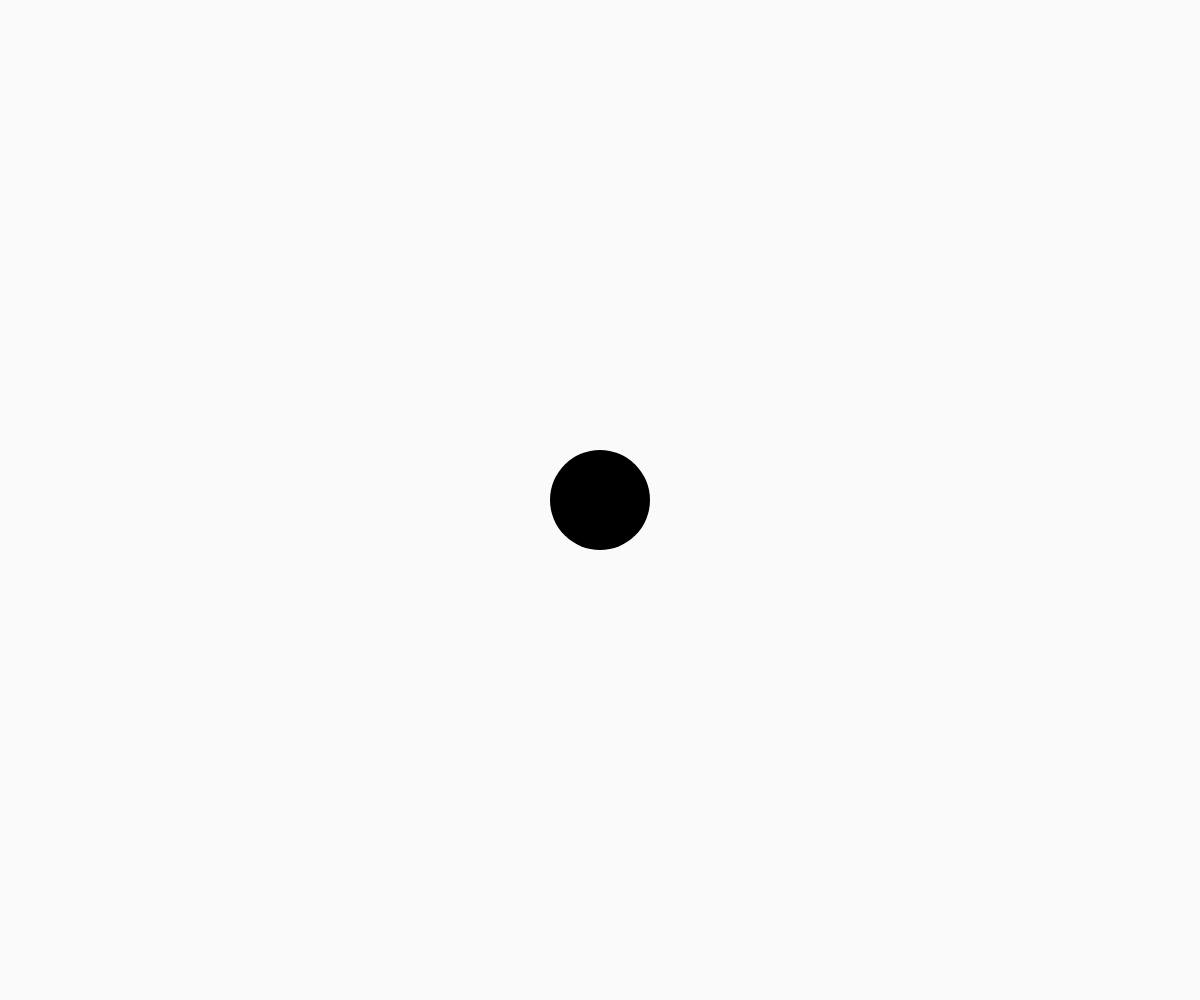
Frame 1 (no input)
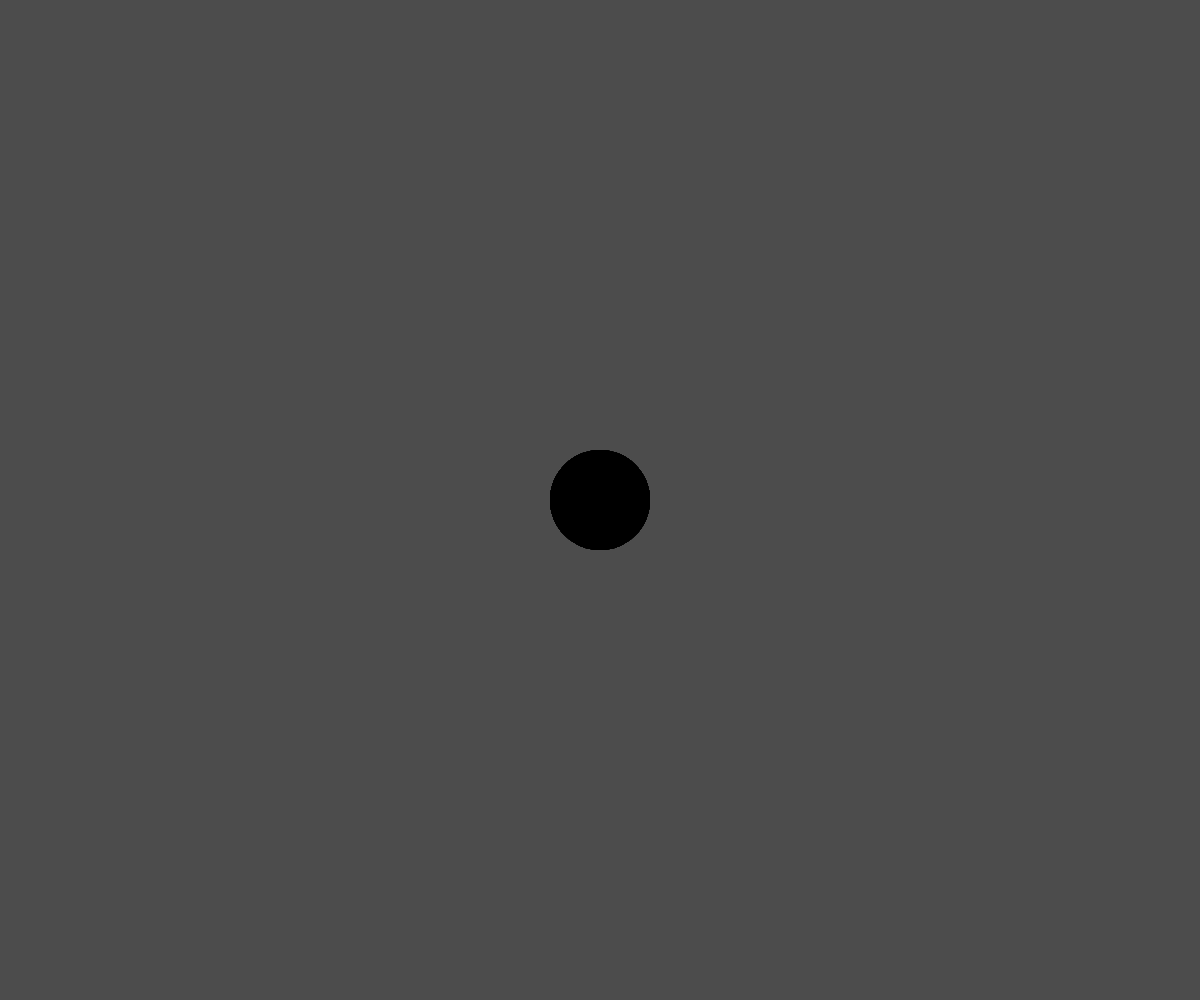
Frame 60 (no input)
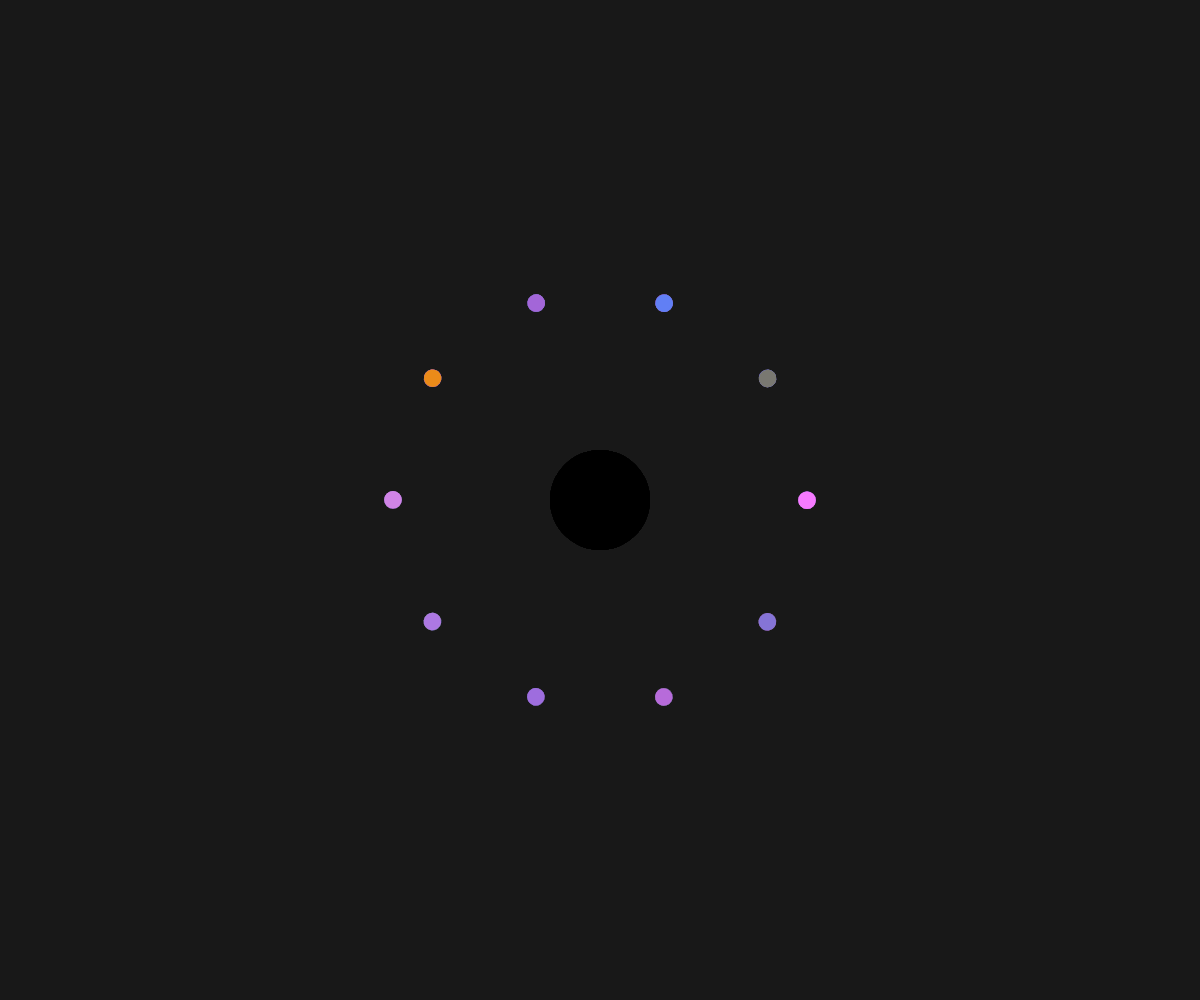
Frame 120 (the mouse pressed at the canvas centre since frame 60)

The p5.js sketch that drew these frames (run headless with seeded random() and noise() and a simulated clock; from frame 60 on, the mouse is pressed at the canvas centre):

// p5.js sketch
// ── sketch.js
// Planets and Moons
// Adela
// 3/26/2026
//
// Extra for Experts:
// - describe what you did to take this project "above and beyond"

//Global variables
let myPlanet = [];



function setup() {
  createCanvas(windowWidth, windowHeight);
  angleMode(DEGREES);
  myPlanet = new Planet(width/2, height/2);
}

function draw() {
  background(0,5);
  noStroke();
  myPlanet.display();
}

class Moon{
    constructor(){
      this.speed = random(1,50);
      this.angle = 0;
      this.orbitRadius = random(0, 1000);
      this.s = random(10,20);
      
    }

    //class methods
    move(){
      this.angle += this.speed;
    }

    display(x,y){
      push();
      translate(x,y);
      rotate(this.angle);
      fill(random(100, 255),random(100, 155),random(2000));
      circle(this.orbitRadius, 0, this.s);
      pop();
    }

    update(x,y){
      //helper method to handle all internal method calls
      this.move();
      this.display(x,y);
    }
}

function mousePressed(){
  if(keyIsPressed && keyCode === SHIFT){
    myPlanet = new Planet(width/2, height/2);
  }
  myPlanet.createMoon();
}
function keyPressed(){
  if(keyCode !== SHIFT){
    myPlanet.x = mouseX;
    myPlanet.y = mouseY;
  }
}

class Planet {
  //constructor
  constructor(x, y) {
    this.x = x; this.y = y; this.s = 100;
    this.moons = [];
  }

  //class methods
  createMoon() {
    this.moons.push(new Moon());
  }

  display() {
    fill("black");
    circle(this.x, this.y, this.s);

    //for the moons
    for (let m of this.moons){
      m.update(this.x, this.y);
    }
  }

  
}
